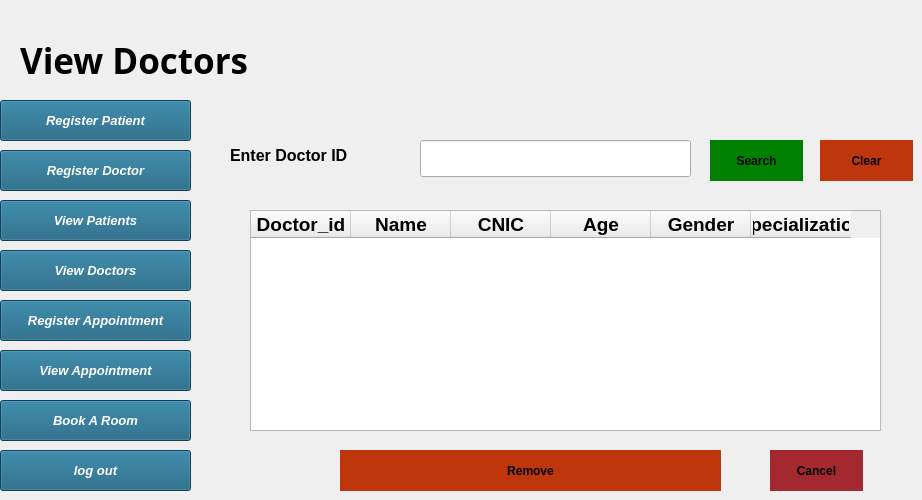
    <widget class="QWidget" name="page_21">
     <widget class="QLabel" name="label_viewdoctor">
      <property name="geometry">
       <rect>
        <x>20</x>
        <y>30</y>
        <width>321</width>
        <height>61</height>
       </rect>
      </property>
      <property name="font">
       <font>
        <family>Modern No. 20</family>
        <pointsize>26</pointsize>
        <italic>false</italic>
        <bold>true</bold>
       </font>
      </property>
      <property name="text">
       <string>View Doctors</string>
      </property>
     </widget>
     <widget class="QLabel" name="label_enterpatientid_viewpatient_2">
      <property name="geometry">
       <rect>
        <x>230</x>
        <y>140</y>
        <width>172</width>
        <height>31</height>
       </rect>
      </property>
      <property name="font">
       <font>
        <pointsize>12</pointsize>
        <italic>false</italic>
        <bold>true</bold>
       </font>
      </property>
      <property name="styleSheet">
       <string notr="true">QLabel {
    color: black;
}
</string>
      </property>
      <property name="text">
       <string>Enter Doctor ID</string>
      </property>
     </widget>
     <widget class="QLineEdit" name="lineEdit_enterpatientid_viewdoctor">
      <property name="geometry">
       <rect>
        <x>420</x>
        <y>140</y>
        <width>271</width>
        <height>37</height>
       </rect>
      </property>
      <property name="font">
       <font>
        <pointsize>14</pointsize>
        <italic>false</italic>
        <bold>false</bold>
       </font>
      </property>
     </widget>
     <widget class="QPushButton" name="pushButton_search_viewdoctor">
      <property name="geometry">
       <rect>
        <x>710</x>
        <y>140</y>
        <width>93</width>
        <height>41</height>
       </rect>
      </property>
      <property name="font">
       <font>
        <pointsize>9</pointsize>
        <italic>false</italic>
        <bold>true</bold>
       </font>
      </property>
      <property name="styleSheet">
       <string notr="true">QPushButton {
    background-color:  GREEN;
    color: black;
    border: none;
}

QPushButton:hover {
    background-color:  GREEN;
    color: black;
}
</string>
      </property>
      <property name="text">
       <string>Search</string>
      </property>
     </widget>
     <widget class="QPushButton" name="pushButton_cleaar_viewdoctor">
      <property name="geometry">
       <rect>
        <x>820</x>
        <y>140</y>
        <width>93</width>
        <height>41</height>
       </rect>
      </property>
      <property name="font">
       <font>
        <pointsize>9</pointsize>
        <italic>false</italic>
        <bold>true</bold>
       </font>
      </property>
      <property name="styleSheet">
       <string notr="true">QPushButton {
    background-color: #BF360C;
    color: black;
    border: none;
}

QPushButton:hover {
    background-color:  #BF360C;
    color: black;
}
</string>
      </property>
      <property name="text">
       <string>Clear</string>
      </property>
     </widget>
     <widget class="QTableWidget" name="tableWidget_doctor">
      <property name="geometry">
       <rect>
        <x>250</x>
        <y>210</y>
        <width>631</width>
        <height>221</height>
       </rect>
      </property>
      <property name="font">
       <font>
        <pointsize>14</pointsize>
        <italic>false</italic>
        <bold>true</bold>
       </font>
      </property>
      <column>
       <property name="text">
        <string>Doctor_id</string>
       </property>
      </column>
      <column>
       <property name="text">
        <string>Name</string>
       </property>
      </column>
      <column>
       <property name="text">
        <string>CNIC</string>
       </property>
      </column>
      <column>
       <property name="text">
        <string>Age</string>
       </property>
      </column>
      <column>
       <property name="text">
        <string>Gender</string>
       </property>
      </column>
      <column>
       <property name="text">
        <string>Specialization</string>
       </property>
      </column>
     </widget>
     <widget class="QPushButton" name="pushButton_remove_viewdoctor">
      <property name="geometry">
       <rect>
        <x>340</x>
        <y>450</y>
        <width>381</width>
        <height>41</height>
       </rect>
      </property>
      <property name="font">
       <font>
        <pointsize>9</pointsize>
        <italic>false</italic>
        <bold>true</bold>
       </font>
      </property>
      <property name="styleSheet">
       <string notr="true">QPushButton {
    background-color: #BF360C;
    color: black;
    border: none;
}

QPushButton:hover {
    background-color:  #BF360C;
    color: black;
}
</string>
      </property>
      <property name="text">
       <string>Remove</string>
      </property>
     </widget>
     <widget class="QPushButton" name="pushButton_cancel_viewdoctor">
      <property name="geometry">
       <rect>
        <x>770</x>
        <y>450</y>
        <width>93</width>
        <height>41</height>
       </rect>
      </property>
      <property name="font">
       <font>
        <pointsize>9</pointsize>
        <italic>false</italic>
        <bold>true</bold>
       </font>
      </property>
      <property name="styleSheet">
       <string notr="true">QPushButton {
    background-color: #A3282F;
    color: black;
    border: none;
}

QPushButton:hover {
    background-color: #A3282F;
    color: black;
}
</string>
      </property>
      <property name="text">
       <string>Cancel</string>
      </property>
     </widget>
     <widget class="QPushButton" name="pushButton_registerpatient_17">
      <property name="geometry">
       <rect>
        <x>0</x>
        <y>100</y>
        <width>191</width>
        <height>41</height>
       </rect>
      </property>
      <property name="font">
       <font>
        <pointsize>10</pointsize>
        <italic>true</italic>
        <bold>true</bold>
       </font>
      </property>
      <property name="styleSheet">
       <string notr="true">QPushButton{
background: #145C7C;
color:white;
}


QPushButton:hover {
    background-color:  #BF360C;
    color: black;
}
</string>
      </property>
      <property name="text">
       <string>Register Patient</string>
      </property>
     </widget>
     <widget class="QPushButton" name="pushButton_viewappointment_13">
      <property name="geometry">
       <rect>
        <x>0</x>
        <y>350</y>
        <width>191</width>
        <height>41</height>
       </rect>
      </property>
      <property name="font">
       <font>
        <pointsize>10</pointsize>
        <italic>true</italic>
        <bold>true</bold>
       </font>
      </property>
      <property name="styleSheet">
       <string notr="true">QPushButton{
background: #145C7C;
color:white;
}


QPushButton:hover {
    background-color:  #BF360C;
    color: black;
}
</string>
      </property>
      <property name="text">
       <string>View Appointment</string>
      </property>
     </widget>
     <widget class="QPushButton" name="pushButton_removepatient_17">
      <property name="geometry">
       <rect>
        <x>0</x>
        <y>200</y>
        <width>191</width>
        <height>41</height>
       </rect>
      </property>
      <property name="font">
       <font>
        <pointsize>10</pointsize>
        <italic>true</italic>
        <bold>true</bold>
       </font>
      </property>
      <property name="styleSheet">
       <string notr="true">QPushButton{
background: #145C7C;
color:white;
}


QPushButton:hover {
    background-color:  #BF360C;
    color: black;
}
</string>
      </property>
      <property name="text">
       <string>View Patients</string>
      </property>
     </widget>
     <widget class="QPushButton" name="pushButton_removedoctor_17">
      <property name="geometry">
       <rect>
        <x>0</x>
        <y>250</y>
        <width>191</width>
        <height>41</height>
       </rect>
      </property>
      <property name="font">
       <font>
        <pointsize>10</pointsize>
        <italic>true</italic>
        <bold>true</bold>
       </font>
      </property>
      <property name="styleSheet">
       <string notr="true">QPushButton{
background: #145C7C;
color:white;
}


QPushButton:hover {
    background-color:  #BF360C;
    color: black;
}
</string>
      </property>
      <property name="text">
       <string>View Doctors</string>
      </property>
     </widget>
     <widget class="QPushButton" name="pushbutton_logout_15">
      <property name="geometry">
       <rect>
        <x>0</x>
        <y>450</y>
        <width>191</width>
        <height>41</height>
       </rect>
      </property>
      <property name="font">
       <font>
        <pointsize>10</pointsize>
        <italic>true</italic>
        <bold>true</bold>
       </font>
      </property>
      <property name="styleSheet">
       <string notr="true">QPushButton{
background: #145C7C;
color:white;
}


QPushButton:hover {
    background-color:  #BF360C;
    color: black;
}
</string>
      </property>
      <property name="text">
       <string>log out</string>
      </property>
     </widget>
     <widget class="QPushButton" name="pushButton_registerdoctor_17">
      <property name="geometry">
       <rect>
        <x>0</x>
        <y>150</y>
        <width>191</width>
        <height>41</height>
       </rect>
      </property>
      <property name="font">
       <font>
        <pointsize>10</pointsize>
        <italic>true</italic>
        <bold>true</bold>
       </font>
      </property>
      <property name="styleSheet">
       <string notr="true">QPushButton{
background: #145C7C;
color:white;
}


QPushButton:hover {
    background-color:  #BF360C;
    color: black;
}
</string>
      </property>
      <property name="text">
       <string>Register Doctor</string>
      </property>
     </widget>
     <widget class="QPushButton" name="pushButton_bookaroom_13">
      <property name="geometry">
       <rect>
        <x>0</x>
        <y>400</y>
        <width>191</width>
        <height>41</height>
       </rect>
      </property>
      <property name="font">
       <font>
        <pointsize>10</pointsize>
        <italic>true</italic>
        <bold>true</bold>
       </font>
      </property>
      <property name="styleSheet">
       <string notr="true">QPushButton{
background: #145C7C;
color:white;
}


QPushButton:hover {
    background-color:  #BF360C;
    color: black;
}
</string>
      </property>
      <property name="text">
       <string>Book A Room</string>
      </property>
     </widget>
     <widget class="QPushButton" name="pushButton_bookappointment_17">
      <property name="geometry">
       <rect>
        <x>0</x>
        <y>300</y>
        <width>191</width>
        <height>41</height>
       </rect>
      </property>
      <property name="font">
       <font>
        <pointsize>10</pointsize>
        <italic>true</italic>
        <bold>true</bold>
       </font>
      </property>
      <property name="styleSheet">
       <string notr="true">QPushButton{
background: #145C7C;
color:white;
}


QPushButton:hover {
    background-color:  #BF360C;
    color: black;
}
</string>
      </property>
      <property name="text">
       <string>Register Appointment</string>
      </property>
     </widget>
    </widget>
